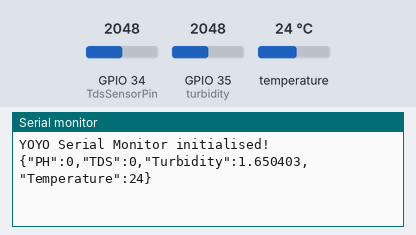
Simulated run of this sketch. Board: ESP32. Parts: the last lines printed to the serial monitor. The test bench sets the inputs (shaded band); at power-on: temperature 24 °C, GPIO 35 (turbidity) = 2048, GPIO 34 (TdsSensorPin) = 2048 (analog values on the 0–4095 scale).

Above: at 1.5 s.
1.6 s: temperature set to 12 °C
At 1.9 s:
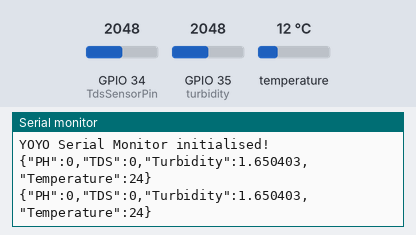
3.1 s: GPIO 35 (turbidity) set to 2866
At 3.7 s:
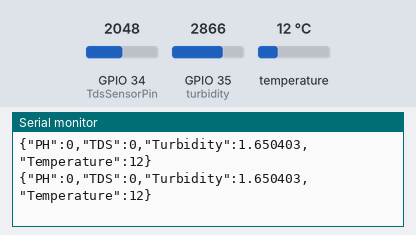
4.6 s: temperature set to 19 °C
At 5.2 s:
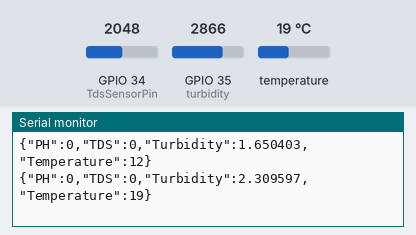
6.1 s: GPIO 35 (turbidity) set to 3603
At 6.8 s:
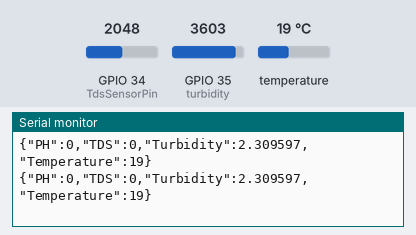
Timing chart, 0 to 8.6 s (numbered marks = the images above; inputs shaded):
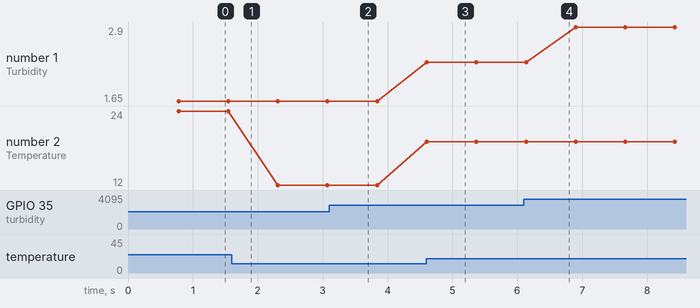

The sketch:

Water_Quality_monitor_Upd.ino
```cpp
#include <ArduinoJson.h>
#include <ArduinoJson.hpp>
#include <OneWire.h>
#include <DallasTemperature.h>

const int oneWireBus = 4;  // GPIO where the DS18B20 is connected to

//TDS Sensor
#define TdsSensorPin 34
#define VREF 3.3   // analog reference voltage(Volt) of the ADC
#define SCOUNT 30  // sum of sample point

int analogBuffer[SCOUNT];  // store the analog value in the array, read from ADC
int analogBufferTemp[SCOUNT];
int analogBufferIndex = 0;
int copyIndex = 0;

float averageVoltage = 0;
float tdsValue = 0;
float temperature = 25;  // current temperature for compensation

float voltontu(float voltage){
  float ntu = -1120.4 * pow(voltage, 3) + 5742.3 * pow(voltage, 2) - 4352.9 * voltage + 1179.6;
  return ntu;
}

// median filtering algorithm
int getMedianNum(int bArray[], int iFilterLen){
  int bTab[iFilterLen];
  for (byte i = 0; i<iFilterLen; i++)
  bTab[i] = bArray[i];
  int i, j, bTemp;
  for (j = 0; j < iFilterLen - 1; j++) {
    for (i = 0; i < iFilterLen - j - 1; i++) {
      if (bTab[i] > bTab[i + 1]) {
        bTemp = bTab[i];
        bTab[i] = bTab[i + 1];
        bTab[i + 1] = bTemp;
      }
    }
  }
  if ((iFilterLen & 1) > 0){
    bTemp = bTab[(iFilterLen - 1) / 2];
  }
  else {
    bTemp = (bTab[iFilterLen / 2] + bTab[iFilterLen / 2 - 1]) / 2;
  }
  return bTemp;
}

// TDS algorithm end

int turbidity = 35;
float turbidityRead = 0;

OneWire oneWire(oneWireBus);  // Setup a oneWire instance to communicate with any OneWire devices

DallasTemperature sensors(&oneWire);  // Pass our oneWire reference to Dallas Temperature sensor

void setup() {
  Serial.begin(115200);
  pinMode(turbidity, INPUT);
  pinMode(TdsSensorPin, INPUT);
  analogReadResolution(12);
  analogSetAttenuation(ADC_11db);
  sensors.begin();
  Serial1.begin(9600, SERIAL_8N1, 16, 17);
  Serial.println("YOYO Serial Monitor initialised! ");
}

void loop() {
  //turbidity sensor reading
  turbidityRead = analogRead(turbidity);
  turbidityRead = turbidityRead * (3.3 / 4095.0) ;
  // turbidityRead = (turbidityRead/4095.0)*3.3;
  // turbidityRead = voltontu(turbidityRead);
  if(turbidityRead<0){turbidityRead=abs(turbidityRead);}

  float PH;
  if (Serial1.available()) {
    String sdata = Serial1.readStringUntil(':');
    // Serial.println(sdata);
    if (sdata != "") {
      // Serial.println(sdata);
      String t_pH = Serial1.readStringUntil('$');
      PH = t_pH.toFloat();
      // Serial.println(PH);
    }}

    sensors.requestTemperatures();
    float temperature = sensors.getTempCByIndex(0);

      static unsigned long analogSampleTimepoint = millis();
  if(millis()-analogSampleTimepoint > 40U){     //every 40 milliseconds,read the analog value from the ADC
    analogSampleTimepoint = millis();
    analogBuffer[analogBufferIndex] = analogRead(TdsSensorPin);    //read the analog value and store into the buffer
    analogBufferIndex++;
    if(analogBufferIndex == SCOUNT){
      analogBufferIndex = 0;
    }
  }

  static unsigned long printTimepoint = millis();
  if(millis()-printTimepoint > 800U){
    printTimepoint = millis();
    for(copyIndex=0; copyIndex<SCOUNT; copyIndex++){
      analogBufferTemp[copyIndex] = analogBuffer[copyIndex];

      // read the analog value more stable by the median filtering algorithm, and convert to voltage value
      averageVoltage = getMedianNum(analogBufferTemp,SCOUNT) * (float)VREF / 4096.0;

      //temperature compensation formula: fFinalResult(25^C) = fFinalResult(current)/(1.0+0.02*(fTP-25.0));
      float compensationCoefficient = 1.0+0.02*(temperature-25.0);
      //temperature compensation
      float compensationVoltage=averageVoltage/compensationCoefficient;

      //convert voltage value to tds value
      tdsValue=(133.42*compensationVoltage*compensationVoltage*compensationVoltage - 255.86*compensationVoltage*compensationVoltage + 857.39*compensationVoltage)*0.5;

      //Serial.print("voltage:");
      //Serial.print(averageVoltage,2);
      //Serial.print("V   ");
      // Serial.print("TDS Value:");
      // Serial.print(tdsValue,0);
      // Serial.println("ppm");
    }
  }

    // readTdsQuick();
    JsonDocument doc;
    doc["PH"] = PH;
    doc["TDS"] = tdsValue;
    // doc["EC"] = sensor::ec;
    doc["Turbidity"]=turbidityRead;
    doc["Temperature"]=temperature;

    serializeJson(doc,Serial);

    Serial.println();
  // }
}
```

Measured:
- after the input at 4.6 s, the serial monitor: prints a new line at once (image 3)
- plotted number 1: 2.31 → 2.9 after the input at 6.1 s
- plotted number 2: 24 → 12 after the input at 1.6 s, 12 → 19 after the input at 4.6 s
